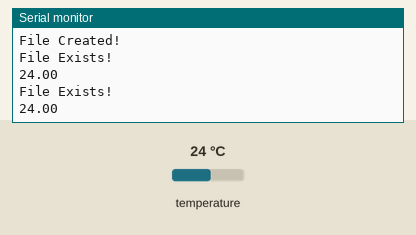
This sketch was run on a simulated Arduino Uno, built with avr-gcc and run on an emulated ATmega328P. On the bench: the last lines printed to the serial monitor. The inputs (shaded band) are chosen by the test bench; at power-on: temperature 24 °C. Storage starts empty.

Above: at 4.3 s.
4.4 s: temperature set to 12 °C
At 5.2 s:
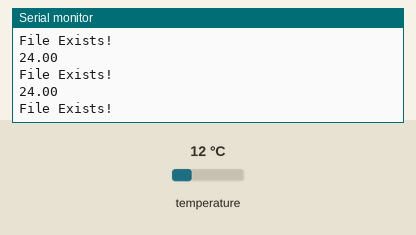
7.0 s: temperature set to 19 °C
At 7.9 s:
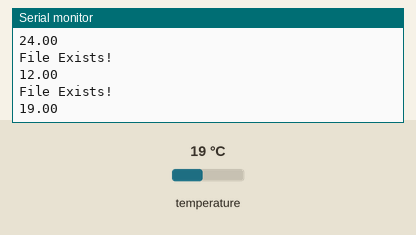
Timing chart, 0 to 10.0 s (numbered marks = the images above; inputs shaded):
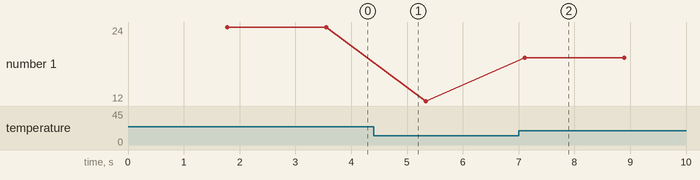

The sketch:

Temperature_and_SD.ino
```cpp
/*****************************************************************
/*********
  Rui Santos
  Complete project details at https://randomnerdtutorials.com
  Based on the Dallas Temperature Library example
  use this link for wiring and reference
  //https://randomnerdtutorials.com/guide-for-ds18b20-temperature-sensor-with-arduino/
*********/

/*****************************************************************/
// The SFE_LSM9DS1 library requires both Wire and SPI be
// included BEFORE including the 9DS1 library.
#include <Wire.h>
#include <SPI.h>
//#include <SparkFunLSM9DS1.h>
#include <SD.h>
#include <OneWire.h>
#include <DallasTemperature.h>

File file;


////////////////////////////
// Sketch Output Settings //
////////////////////////////
#define PRINT_CALCULATED
//#define PRINT_RAW
#define PRINT_SPEED 1000 // 250 ms between prints
static unsigned long lastPrint = 0; // Keep track of print time

//Temperature Settings
// Data wire is conntec to the Arduino digital pin 4
#define ONE_WIRE_BUS 2

// Setup a oneWire instance to communicate with any OneWire devices
OneWire oneWire(ONE_WIRE_BUS);

// Pass our oneWire reference to Dallas Temperature sensor
DallasTemperature sensors(&oneWire);


//Function definitions
void printTemp();


void setup(){
  Serial.begin(9600);

  //-------------

Serial.println("Initialising SD Card...");


if(!SD.begin(4)) {
  Serial.println("Initialising SD Failed...");
  return;
}
 Serial.println("Initialising Successful!");
 Serial.println("Creating File...");

 file = SD.open("testlog.txt", FILE_WRITE);

 file.print("Temperature C ");


 file.close();

 Serial.println("File Created!");


// Start up the library
  sensors.begin();
  //--------------

}


void printTemp() {
  float Temperature;
   if(SD.exists("testlog.txt")) {
     Serial.println("File Exists!");
     file = SD.open("testlog.txt", FILE_WRITE);
     sensors.requestTemperatures();
     //file.print("Celsius temperature: ");
     Temperature=sensors.getTempCByIndex(0);
     file.println(Temperature);
     file.close();
     Serial.println(Temperature);
  } else {
  Serial.println("File Does not exist");
  }
}
void loop()
{

//
  if ((lastPrint + PRINT_SPEED) < millis())
  { printTemp();
//    printGyro();  // Print "G: gx, gy, gz"
//    printAccel(); // Print "A: ax, ay, az"
//    printMag();   // Print "M: mx, my, mz"
//    // Print the heading and orientation for fun!
//    // Call print attitude. The LSM9DS1's mag x and y
//    // axes are opposite to the accelerometer, so my, mx are
//    // substituted for each other.
//    printAttitude(imu.ax, imu.ay, imu.az,
//                  -imu.my, -imu.mx, imu.mz);
//    Serial.println();
    lastPrint = millis(); // Update lastPrint time
  }


}

//
//void printAttitude(float ax, float ay, float az, float mx, float my, float mz)
//{
//  float roll = atan2(ay, az);
//  float pitch = atan2(-ax, sqrt(ay * ay + az * az));
//
//  float heading;
//  //-------------------
//
//  if(SD.exists("testlog.txt")) {
//    Serial.println("File Exists!");
//    file = SD.open("testlog.txt", FILE_WRITE);
//
//
//    file.print(roll, 2);
//    file.print(" ");
//    file.print(heading, 2);
//    file.print(" ");
//    file.print(pitch, 2);
//    file.print(" ");
//
//    file.print(imu.calcGyro(imu.gx), 2);
//    file.print(" ");
//    file.print(imu.calcGyro(imu.gy), 2);
//    file.print(" ");
//    file.print(imu.calcGyro(imu.gz), 2);
//    file.print(" ");
//
//    file.print(imu.calcAccel(imu.ax), 2);
//    file.print(" ");
//    file.print(imu.calcAccel(imu.ay), 2);
//    file.print(" ");
//    file.print(imu.calcAccel(imu.az), 2);
//    file.print(" ");
//
//    file.print(imu.calcMag(imu.mx), 2);
//    file.print(" ");
//    file.print(imu.calcMag(imu.my), 2);
//    file.print(" ");
//    file.println(imu.calcMag(imu.mz), 2);
//
//    file.close();
//
//  } else {
//  Serial.println("File Does not exist");
//  }
//
//delay(1000);
//  //---------------------
//
//}
```

Measured:
- after the input at 7.0 s, the serial monitor: prints a new line after 0.11 s (image 2)
- plotted number 1: 24 → 12 after the input at 4.4 s, 12 → 19 after the input at 7.0 s
